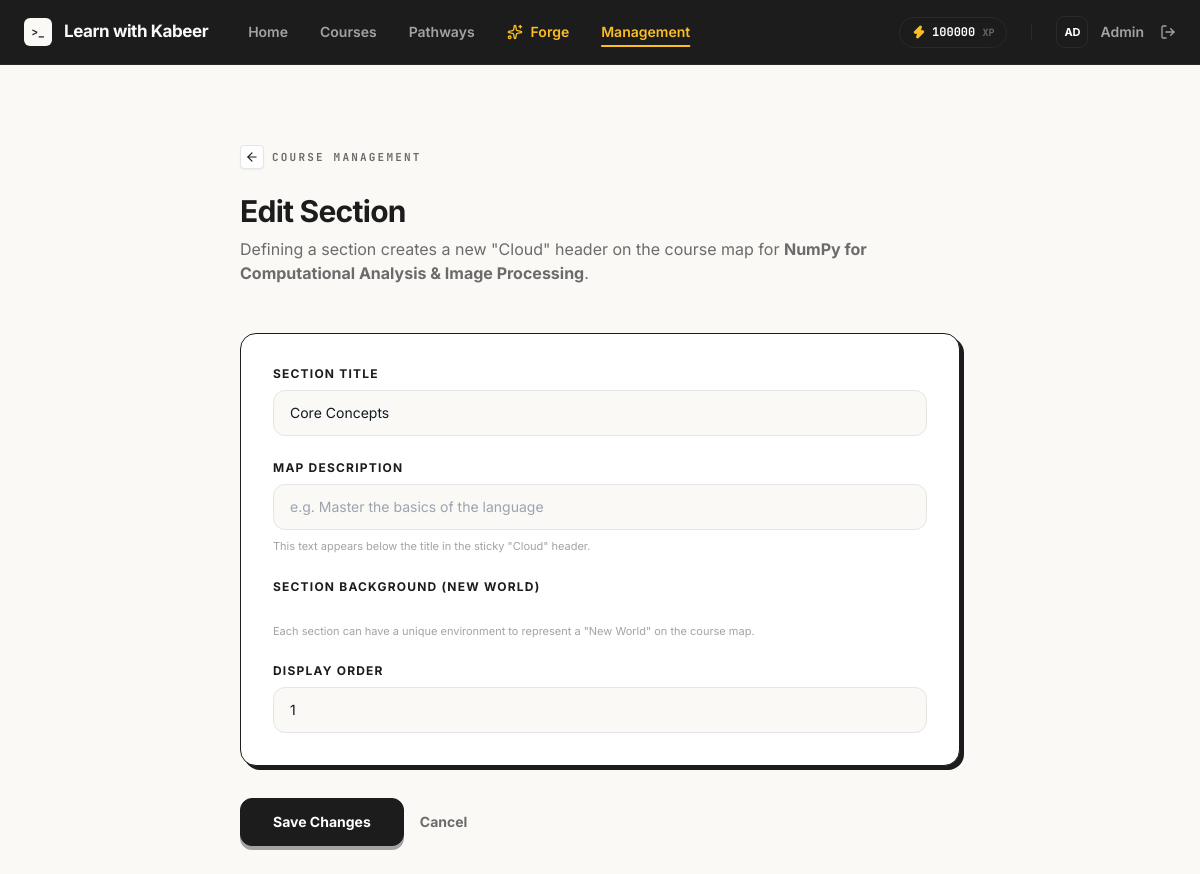
Page /admin/sections/2/edit (signed in) on the committed database.
### tables this page shows
CREATE TABLE users (
            id INTEGER PRIMARY KEY AUTOINCREMENT,
            name TEXT NOT NULL,
            email TEXT NOT NULL UNIQUE,
            password_hash TEXT NOT NULL,
            is_admin INTEGER NOT NULL DEFAULT 0,
            created_at TEXT NOT NULL DEFAULT CURRENT_TIMESTAMP,
            total_xp INTEGER NOT NULL DEFAULT 0
        , is_pro INTEGER NOT NULL DEFAULT 0);

CREATE TABLE courses (
            id INTEGER PRIMARY KEY AUTOINCREMENT,
            slug TEXT NOT NULL UNIQUE,
            title TEXT NOT NULL,
            subtitle TEXT NOT NULL,
            level TEXT NOT NULL,
            status TEXT NOT NULL DEFAULT 'active'
        , user_id INTEGER REFERENCES users(id) ON DELETE CASCADE);

CREATE TABLE sections (
            id INTEGER PRIMARY KEY AUTOINCREMENT,
            course_id INTEGER NOT NULL,
            title TEXT NOT NULL,
            description TEXT,
            number INTEGER NOT NULL,
            background TEXT,
            FOREIGN KEY (course_id) REFERENCES courses (id) ON DELETE CASCADE,
            UNIQUE (course_id, number)
        );

### app.py (the view, shortened to what this page needs)
@app.route("/admin/sections/<int:section_id>/edit", methods=("GET", "POST"))
@login_required
@admin_required
def admin_section_edit(section_id):
    section = database.get_section_by_id(section_id)
    if not section:
        abort(404)
    course = database.get_course_by_id(section["course_id"])
    return render_template("admin/section_form.html", course=course, section=section, backgrounds=get_available_backgrounds())

### app.py (called while the page is built)
def get_available_backgrounds():
    bg_dir = os.path.join(app.static_folder, "imgs/assets/background")
    if not os.path.exists(bg_dir):
        return []
    return [f for f in os.listdir(bg_dir) if f.endswith(('.png', '.jpg', '.jpeg', '.gif'))]

def login_required(view):
    @wraps(view)
    def wrapped_view(**kwargs):
        if g.user is None:
            flash("Sign in to save your progress.", "info")
            return redirect(url_for("login", next=request.path))
        return view(**kwargs)
    return wrapped_view

def admin_required(view):
    @wraps(view)
    def wrapped_view(**kwargs):
        if g.user is None or not g.user["is_admin"]:
            abort(403)
        return view(**kwargs)
    return wrapped_view

@app.before_request
def load_logged_in_user():
    user_id = session.get("user_id")
    g.user = database.get_user_by_id(user_id) if user_id else None

@app.context_processor
def inject_template_helpers():
    return {
        "current_user": g.get("user"),
        "lesson_url": lesson_url,
    }

### database.py (called while the page is built)
def get_db():
    if "db" not in g:
        g.db = sqlite3.connect(current_app.config["DATABASE"])
        g.db.row_factory = sqlite3.Row
        g.db.execute("PRAGMA foreign_keys = ON")
    return g.db

def get_user_by_id(user_id):
    return get_db().execute("SELECT * FROM users WHERE id = ?", (user_id,)).fetchone()

def get_course_by_id(course_id):
    return get_db().execute("SELECT * FROM courses WHERE id = ?", (course_id,)).fetchone()

def get_section_by_id(section_id):
    return get_db().execute("SELECT * FROM sections WHERE id = ?", (section_id,)).fetchone()

### templates/admin/section_form.html (shortened to what this page needs)
{% extends "base.html" %}
{% block content %}
<main class="flex-1 overflow-y-auto bg-[#FAF9F6] font-sans selection:bg-[#1C1C1C] selection:text-white pb-20">
    <div class="mx-auto max-w-3xl px-6 py-12 md:py-20">
        <header class="mb-12">
            <nav class="mb-6 flex items-center gap-3 font-mono text-[11px] font-bold uppercase tracking-widest text-[#A3A3A3]">
                <a href="{{ url_for('admin_course_manage', course_id=course.id) }}" class="group inline-flex items-center gap-2 text-[11px] font-bold uppercase tracking-[0.2em] text-[#6B6B6B] transition-colors hover:text-[#1C1C1C]">
                    <span class="flex h-6 w-6 items-center justify-center rounded border border-[#E5E5E5] bg-white text-[#1C1C1C] shadow-sm transition-transform group-hover:scale-110">
                        <i data-lucide="arrow-left" class="h-3.5 w-3.5"></i>
                    </span>
                    Course Management
                </a>
            </nav>
            <h1 class="text-3xl font-bold tracking-tight text-[#1C1C1C]">{{ 'Edit Section' if section else 'Create New Section' }}</h1>
            <p class="mt-2 text-[#6B6B6B]">Defining a section creates a new "Cloud" header on the course map for <strong>{{ course.title }}</strong>.</p>
        </header>
        <form method="post" class="space-y-8">
            <div class="rounded-2xl border border-[#1C1C1C] bg-white p-8 shadow-[4px_4px_0_0_#1C1C1C]">
                <div class="space-y-6">
                    <div>
                        <label for="title" class="block text-xs font-bold uppercase tracking-widest text-[#1C1C1C]">Section Title</label>
                        <input type="text" name="title" id="title" value="{{ section.title if section else '' }}" required
                               class="mt-2 block w-full rounded-xl border border-[#E5E5E5] bg-[#FAF9F6] px-4 py-3 text-sm transition-all focus:border-[#1C1C1C] focus:outline-none focus:ring-1 focus:ring-[#1C1C1C]"
                               placeholder="e.g. Unit 1: Foundations">
                    </div>
                    <div>
                        <label for="description" class="block text-xs font-bold uppercase tracking-widest text-[#1C1C1C]">Map Description</label>
                        <input type="text" name="description" id="description" value="{{ section.description if section else '' }}"
                               class="mt-2 block w-full rounded-xl border border-[#E5E5E5] bg-[#FAF9F6] px-4 py-3 text-sm transition-all focus:border-[#1C1C1C] focus:outline-none focus:ring-1 focus:ring-[#1C1C1C]"
                               placeholder="e.g. Master the basics of the language">
                        <p class="mt-2 text-[11px] text-[#A3A3A3]">This text appears below the title in the sticky "Cloud" header.</p>
                    </div>
                    <div>
                        <label class="block text-xs font-bold uppercase tracking-widest text-[#1C1C1C] mb-4">Section Background (New World)</label>
                        <p class="mt-3 text-[11px] text-[#A3A3A3]">Each section can have a unique environment to represent a "New World" on the course map.</p>
                    </div>
                    {% if section %}
                    <div>
                        <label for="number" class="block text-xs font-bold uppercase tracking-widest text-[#1C1C1C]">Display Order</label>
                        <input type="number" name="number" id="number" value="{{ section.number }}" required
                               class="mt-2 block w-full rounded-xl border border-[#E5E5E5] bg-[#FAF9F6] px-4 py-3 text-sm transition-all focus:border-[#1C1C1C] focus:outline-none focus:ring-1 focus:ring-[#1C1C1C]">
                    </div>
                    {% endif %}
                </div>
            </div>
            <div class="flex items-center gap-4">
                <button type="submit" class="inline-flex h-12 items-center justify-center rounded-xl border border-[#1C1C1C] bg-[#1C1C1C] px-8 text-sm font-bold text-white shadow-[0_4px_0_0_#A3A3A3] transition-all hover:translate-y-[2px] hover:shadow-[0_2px_0_0_#A3A3A3] active:translate-y-[4px] active:shadow-none focus:outline-none">
                    {{ 'Save Changes' if section else 'Create Section' }}
                </button>
                <a href="{{ url_for('admin_course_manage', course_id=course.id) }}" class="text-sm font-bold text-[#6B6B6B] hover:text-[#1C1C1C]">Cancel</a>
            </div>
        </form>
    </div>
</main>
{% endblock %}

### templates/base.html (shortened to what this page needs)
<!DOCTYPE html>
<html lang="en">
<head>
    <script src="https://cdn.tailwindcss.com?plugins=typography"></script>
</head>
<body class="h-screen overflow-hidden bg-gray-50 text-gray-900 font-sans antialiased flex flex-col">
    <nav class="sticky top-0 z-50 flex-none border-b border-[#2A2A2A] bg-[#1C1C1C] px-6 transition-all duration-300">
        <div class="mx-auto flex h-16 max-w-6xl items-center justify-between">
            <div class="flex items-center gap-10">
                <a href="/" class="flex items-center gap-3 group" aria-label="Learn with Kabeer home">
                    <div class="flex h-7 w-7 items-center justify-center rounded-[6px] bg-[#FAF9F6] font-mono text-[11px] font-bold text-[#1C1C1C] transition-transform duration-200 group-hover:scale-105">
                        &gt;_
                    </div>
                    <span class="font-sans text-[17px] font-bold tracking-tight text-[#FAF9F6]">Learn with Kabeer</span>
                </a>
                <div class="hidden items-center gap-8 text-sm font-semibold text-[#A3A3A3] md:flex">
                    {% if current_user %}
                        <a href="{{ url_for('home') }}" class="transition-colors hover:text-[#FAF9F6] {% if request.endpoint == 'home' %}text-[#FAF9F6]{% endif %}">Home</a>
                        <a href="{{ url_for('courses') }}" class="transition-colors hover:text-[#FAF9F6] {% if request.endpoint == 'courses' %}text-[#FAF9F6]{% endif %}">Courses</a>
                        <a href="{{ url_for('career_paths') }}" class="transition-colors hover:text-[#FAF9F6] {% if request.endpoint == 'career_paths' %}text-[#FAF9F6]{% endif %}">Pathways</a>
                        <a href="{{ url_for('cod_interface') }}" class="flex items-center gap-2 text-amber-400 transition-colors hover:text-amber-300 {% if request.endpoint == 'cod_interface' %}text-amber-300{% endif %}">
                            <i data-lucide="sparkles" class="h-4 w-4"></i>
                            <span>Forge</span>
                        </a>
                        {% if current_user['is_admin'] %}
                            <a href="{{ url_for('admin_dashboard') }}" class="text-amber-400 transition-colors hover:text-amber-300 {% if request.endpoint and request.endpoint.startswith('admin_') %}text-amber-300 underline underline-offset-8 decoration-2{% endif %}">Management</a>
                        {% endif %}
                    {% endif %}
                </div>
            </div>
            <div class="flex items-center gap-6">
                <div class="flex items-center gap-6 text-sm font-semibold text-[#A3A3A3]">
                    {% if current_user %}
                        <div class="hidden items-center gap-4 md:flex">
                            <div class="xp-pill flex items-center gap-1.5 rounded-full border border-[#2A2A2A] bg-[#1C1C1C] px-3 py-1.5 shadow-inner transition-all duration-300">
                                <i data-lucide="zap" class="h-3.5 w-3.5 fill-amber-400 text-amber-400"></i>
                                <span class="font-mono text-xs font-bold text-white"><span class="xp-value">{{ current_user['total_xp'] }}</span> <span class="text-[10px] text-[#6B6B6B]">XP</span></span>
                            </div>
                        </div>
                        <div class="flex items-center gap-4">
                            <a href="{{ url_for('settings') }}" class="group flex items-center gap-3 transition-colors hover:text-white">
                                <div class="flex h-8 w-8 items-center justify-center rounded-lg border border-[#2A2A2A] bg-[#1C1C1C] text-[11px] font-bold text-white transition-all group-hover:border-white/20">
                                    {{ current_user['name'][:2].upper() }}
                                </div>
                                <span class="text-sm font-semibold">{{ current_user["name"].split(' ')[0] }}</span>
                            </a>
                            <form action="{{ url_for('logout') }}" method="post" class="inline">
                                <button type="submit" class="flex items-center gap-2 transition-colors hover:text-[#FAF9F6]" title="Sign Out">
                                    <i data-lucide="log-out" class="h-4 w-4"></i>
                                </button>
                            </form>
                        </div>
                    {% endif %}
                </div>
            </div>
        </div>
    </nav>
    {% block content %}{% endblock %}
</body>
</html>

### templates/base.html (style rules this page uses)
html { scroll-behavior: smooth; font-feature-settings: "ss03", "cv11"; }

### rows in the picture
users: total_xp "100000", name "AD", name "Admin"
courses: title "NumPy for Computational Analysis & Image Processing"
sections: title "Core Concepts", number "1"

### other values in the picture
{{ 'Edit Section' if section else 'Create New Section' }} "Edit Section"
{{ 'Save Changes' if section else 'Create Section' }} "Save Changes"
